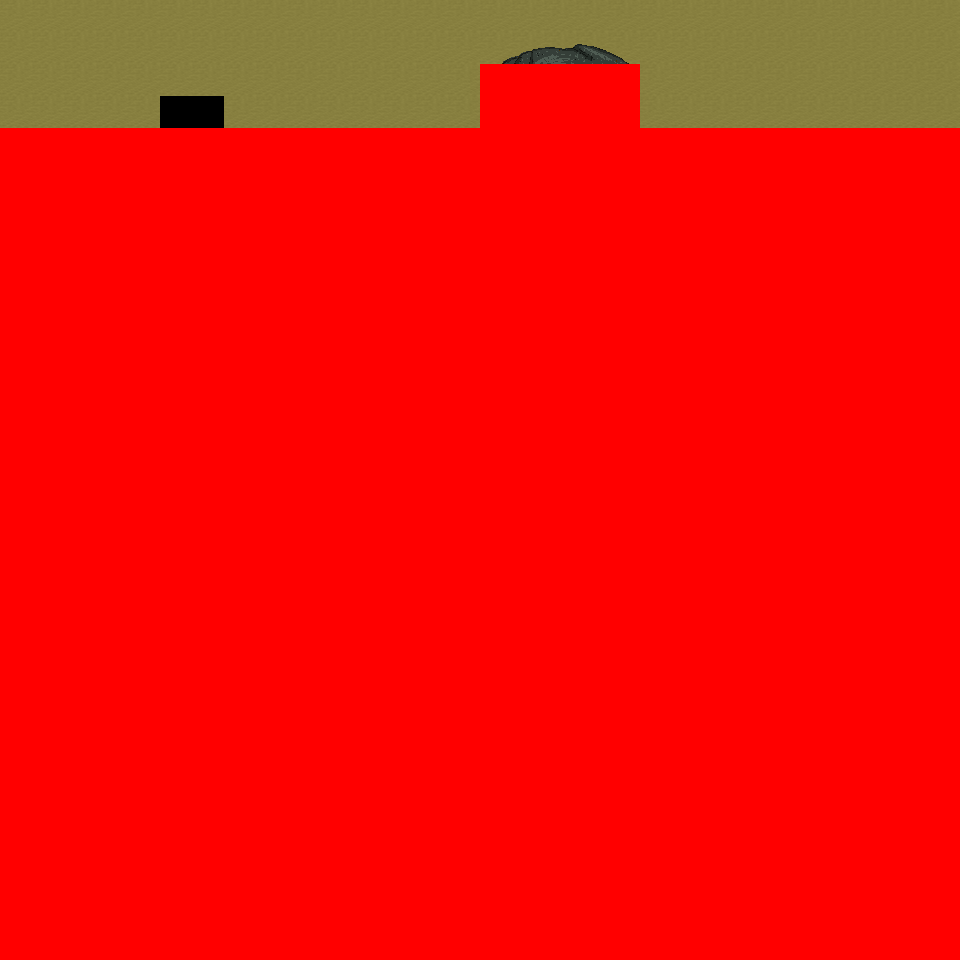

Rendered tile map (Tiled .tmx) drawn with the repository's tilesets; below, a short description and the map source with its tile grids summarised:
An orthogonal 30x30 tile map with 32x32 px tiles, 6 tile layers (Ground, Object, Object2, Above, ...), 7 tilesets and 3 objects (3x mapchange).

<map version="1.0" orientation="orthogonal" renderorder="right-down" width="30" height="30" tilewidth="32" tileheight="32" nextobjectid="4">
  <tileset firstgid="1" name="tileset_logic_collision" tilewidth="32" tileheight="32" tilecount="1" columns="1">
    <image source="../drawable/tileset_logic_collision.png" width="32" height="32" />
  </tileset>
  <tileset firstgid="2" name="tileset_ground_ground" tilewidth="32" tileheight="32" tilecount="33" columns="3">
    <image source="../drawable/tileset_ground_ground.png" width="96" height="352" />
  </tileset>
  <tileset firstgid="35" name="tileset_ground_ridge_earth_dark" tilewidth="32" tileheight="32" tilecount="96" columns="12">
    <image source="../drawable/tileset_ground_ridge_earth_dark.png" width="384" height="256" />
  </tileset>
  <tileset firstgid="131" name="tileset_ground_rock_huge_boulder" tilewidth="32" tileheight="32" tilecount="20" columns="5">
    <image source="../drawable/tileset_ground_rock_huge_boulder.png" width="160" height="128" />
  </tileset>
  <tileset firstgid="151" name="tileset_ground_ladder_vertical_pale" tilewidth="32" tileheight="32" tilecount="5" columns="5">
    <image source="../drawable/tileset_ground_ladder_vertical_pale.png" width="160" height="32" />
  </tileset>
  <tileset firstgid="156" name="tileset_building_fence_wooden_brown_fence" tilewidth="32" tileheight="32" tilecount="42" columns="7">
    <image source="../drawable/tileset_building_fence_wooden_brown_fence.png" width="224" height="192" />
  </tileset>
  <tileset firstgid="198" name="tileset_furniture_table_wooden_rectangular" tilewidth="32" tileheight="32" tilecount="9" columns="3">
    <image source="../drawable/tileset_furniture_table_wooden_rectangular.png" width="96" height="96" />
  </tileset>
  <layer name="Ground" width="30" height="30">
    <data>[900 cells, 118 non-empty, 7 distinct tile ids]</data>
  </layer>
  <layer name="Object" width="30" height="30">
    <data>[900 cells, 4 non-empty, 4 distinct tile ids]</data>
  </layer>
  <layer name="Object2" width="30" height="30">
    <data>[900 cells, 0 non-empty, 0 distinct tile ids]</data>
  </layer>
  <layer name="Above" width="30" height="30">
    <data>[900 cells, 5 non-empty, 5 distinct tile ids]</data>
  </layer>
  <layer name="Above2" width="30" height="30">
    <data>[900 cells, 0 non-empty, 0 distinct tile ids]</data>
  </layer>
  <layer name="Walkable" width="30" height="30">
    <data>[900 cells, 790 non-empty, 1 distinct tile ids]</data>
  </layer>
  <objectgroup name="MapEvents">
    <object id="1" name="north" type="mapchange" x="0" y="0" width="960" height="32">
      <properties>
        <property name="map" value="0_ados_mountain_n2_w2_x1_y1" />
        <property name="place" value="south" />
      </properties>
    </object>
    <object id="2" name="west" type="mapchange" x="0" y="0" width="32" height="128">
      <properties>
        <property name="map" value="0_ados_mountain_n2_w2_x0_y2" />
        <property name="place" value="east" />
      </properties>
    </object>
    <object id="3" name="east" type="mapchange" x="928" y="0" width="32" height="128">
      <properties>
        <property name="map" value="0_ados_mountain_n2_w2_x2_y2" />
        <property name="place" value="west" />
      </properties>
    </object>
  </objectgroup>
</map>
